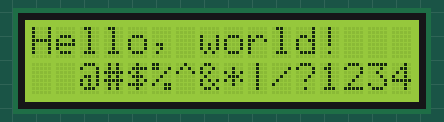
A sketch run on a simulated Arduino Uno, built with avr-gcc and run on an emulated ATmega328P. On the bench: 16×2 character LCD.

Above: at 0.1 s.
At 2.1 s:
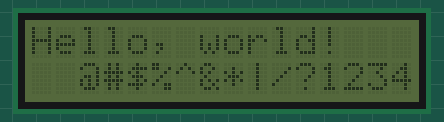

Measured:
- what the display in image 1 shows lasts 2.0 s, from 2.1 s to 4.1 s

The sketch:

LCD-test.ino
```cpp
#include <Wire.h>
#include <LiquidCrystal_I2C.h>
LiquidCrystal_I2C lcd(0x27, 16, 2);
//LiquidCrystal_I2C lcd(0x3F, 16, 2);
void setup()
{
  lcd.begin();
  lcd.backlight();
  lcd.setCursor(0, 0); //column 0 line 0
  lcd.print("Hello, world!");
  lcd.setCursor(2, 1); //column 2 line 1
  lcd.print("@#$%^&*|\/?1234");
}
void loop() {
  delay(2000);
  lcd.noBacklight();
  delay(2000);
  lcd.backlight();
}
```
